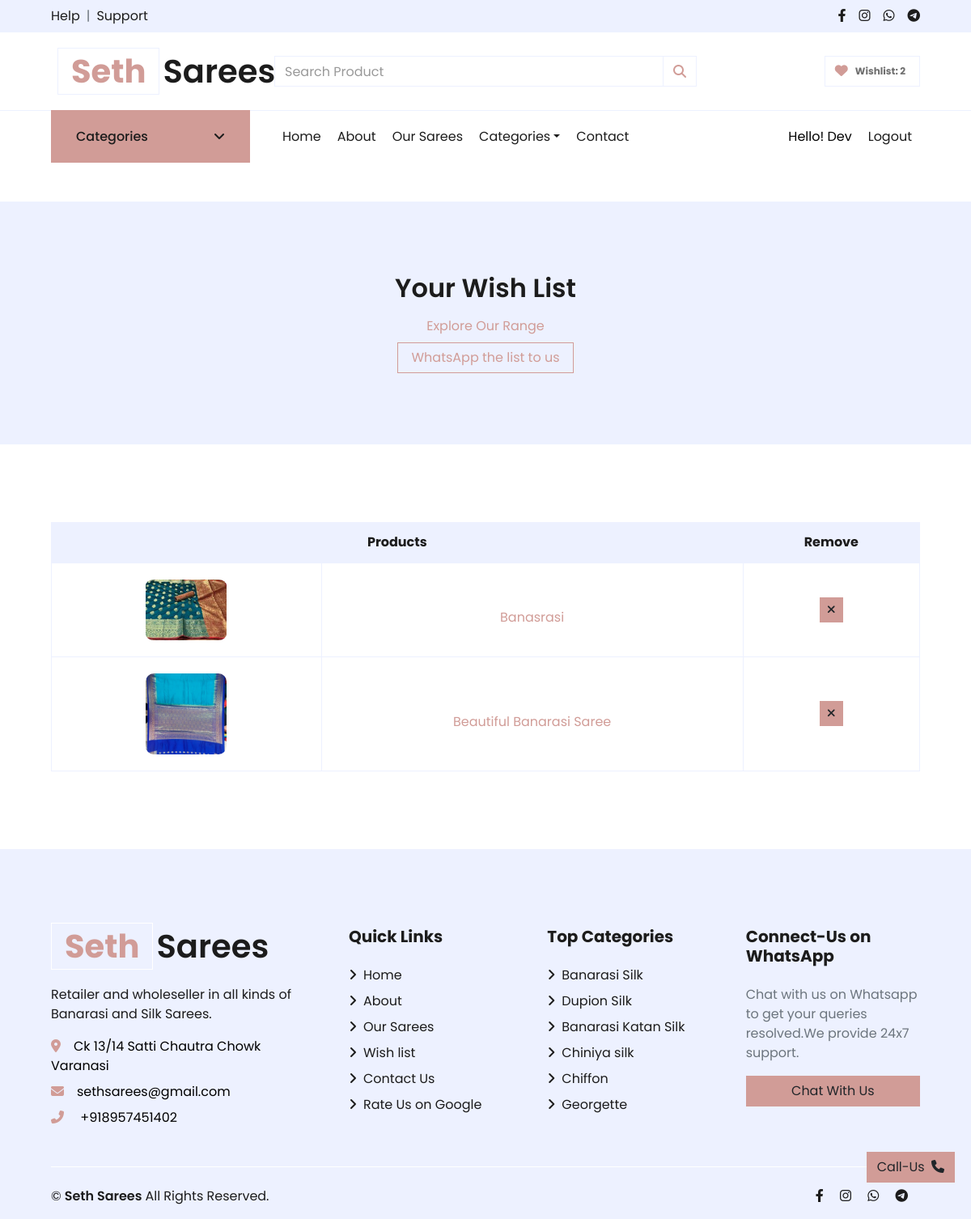
/wishlist (signed in), run on an earlier commit of the app's database.
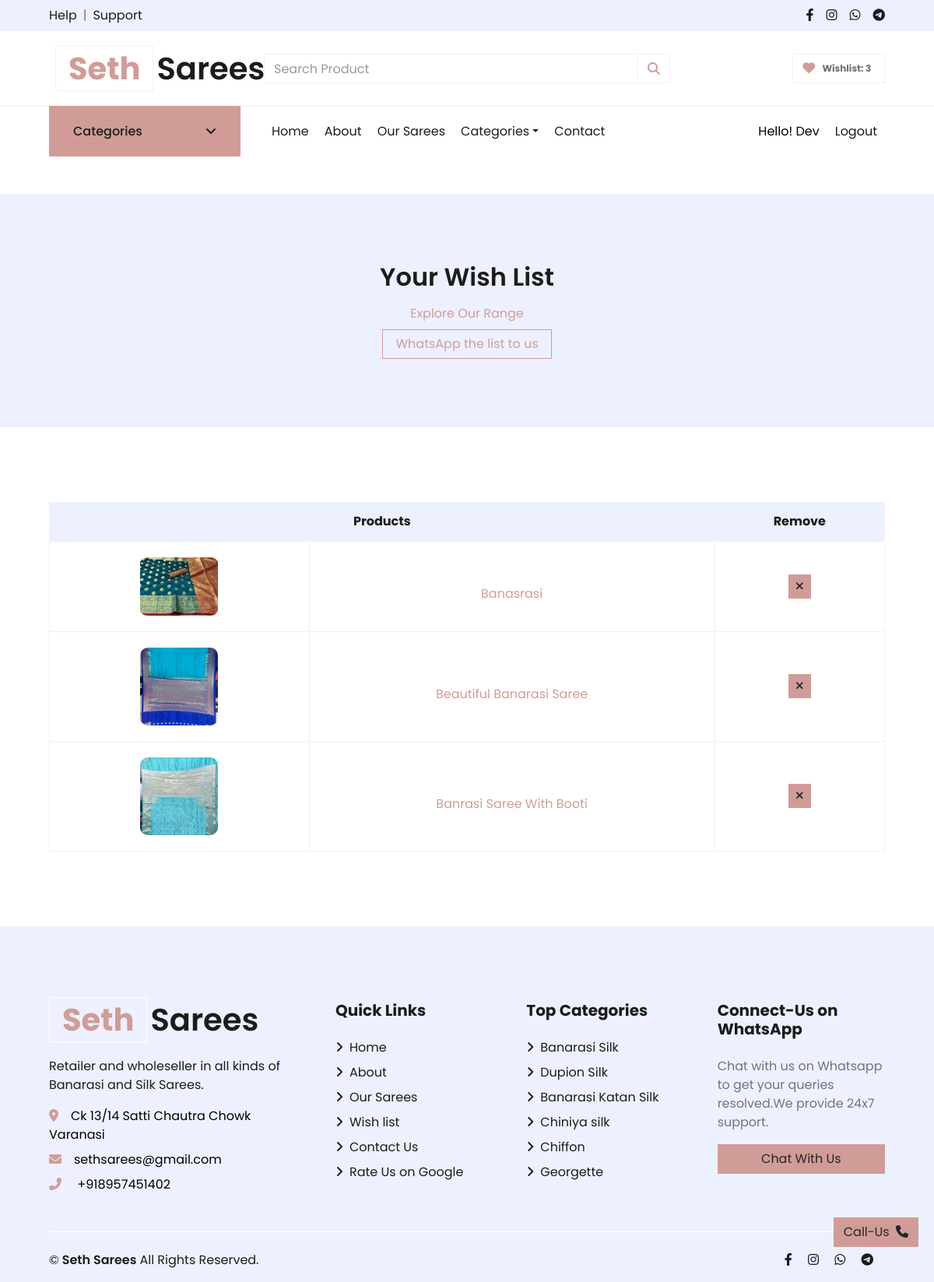
And on a later commit of the database.
### store/models/wishlist.py (models this page shows)
class Wishlist(models.Model):
    customer = models.ForeignKey(Customer, on_delete=models.CASCADE, default=1)
    product = models.ForeignKey(Product, on_delete=models.CASCADE, default=1)

### store/models/product.py (models this page shows, shortened)
class Product(models.Model):
    name = models.CharField(max_length=50)
    price = models.IntegerField(default=0)
    category = models.ForeignKey(Category, on_delete=models.CASCADE, default=1)
    description = models.TextField( default='' , null=True , blank=True)
    short_description= models.TextField( default='' , null=True , blank=True)
    image = models.ImageField(upload_to='uploads/products/')
    image1 = models.ImageField(upload_to='uploads/products/')
    image2 = models.ImageField(upload_to='uploads/products/')

### store/models/category.py (models this page shows, shortened)
class Category(models.Model):
    name = models.CharField(max_length=50)
    image = models.ImageField(default='',upload_to='uploads/category_img/')
    description = models.TextField( default='' , null=True , blank=True)
    def __str__(self):
        return self.name

### store/views/wishlist.py (the view, shortened to what this page needs)
# urls.py: path('wishlist',show_wishlist),
def show_wishlist(request):
    data=initial_data
    customer_id=request.session.get('customer')
    if(customer_id):
        customer=Customer.objects.get(id=customer_id)
        wishlist=Wishlist.objects.filter(customer=customer_id)
        wishlist_len=len(wishlist)
        data['wishlist']=wishlist
        data['customer_name']=customer.first_name+' '+customer.last_name
        data['wishlist_len']=wishlist_len
        data['title']="My Wishlist - Keep track of your favorite Silk and Banarasi Sarees in Varanasi"
        return render(request,'wishlist.html',data)

### store/templates/wishlist.html (shortened to what this page needs)
{% extends 'base.html' %}
{% load static %}
{% block content %}
    <div class="container-fluid bg-secondary mb-5">
        <div class="d-flex flex-column align-items-center justify-content-center" style="min-height: 300px">
            <h2 class="font-weight-semi-bold  mb-3">Your Wish List</h2>
            <div class="d-flex flex-column text-center align-items-center justify-content-center ">
                <p class="m-0 mb-2"><a href="/category">Explore Our Range</a></p>
                <p class="m-0">
                    <a  href="https://wa.me/{{phone_no}}?text= Hey I am {{customer_name}} and I have prepared my list on URL: {{ request.get_host }}/show-sent-list?customer_id={{request.session.customer}} kindly check it" target="_blank" class="btn btn-outline-primary px-3">WhatsApp the list to us</a>
                </p>
            </div>
        </div>
    </div>
    <div class="container-fluid pt-5">
        <div class="row px-xl-5">
            <div class="col-lg-12 table-responsive mb-5">
                <table class="table table-bordered text-center mb-0">
                    <thead class="bg-secondary text-dark">
                        <tr>
                            <th colspan="2">Products {{wishlist.length}}</th>
                            <th>Remove</th>
                        </tr>
                    </thead>
                    <tbody class="align-middle">
                        {%for entry in wishlist%}
                        <tr>
                            <td class=""><a href="/detail?product={{entry.product.id}}"><img src="{{entry.product.image.url}}" alt="" style="width: 100px;border-radius: 10%;"  class="m-2"></a> </td>
                            <td class="text-center pt-5" style="vertical-align: middle;"><a href="/detail?product={{entry.product.id}}"> <a href="/detail?product={{entry.product.id}}"><p> {{entry.product.name}}</p></a></td>
                            <td class="align-middle"><form action="/remove-item" method="POST">
                                <button type="submit" method="POST" class="btn btn-sm btn-primary"><i class="fa fa-times"></i></button></form>
                            </td>
                        </tr>
                        {%endfor%}
                    </tbody>
                </table>
            </div>
        </div>
    </div>
    {% endblock content%}

### store/templates/base.html (shortened to what the changed rows need)
<!DOCTYPE html>
<html lang="en">
    {% load static %}
<head>
    <link rel="stylesheet" href="https://cdnjs.cloudflare.com/ajax/libs/font-awesome/6.2.1/css/all.min.css" />
    <link href="{% static '/store/lib/owlcarousel/assets/owl.carousel.min.css' %}" rel="stylesheet">
    <link rel="stylesheet" href="https://unpkg.com/aos@next/dist/aos.css" />
    <link href="{% static '/store/css/style.css' %}" rel="stylesheet">
</head>
<body>
    <div class="container-fluid">
        <div class="row align-items-center py-3 px-xl-5">
            <div class="col-lg-3 d-none d-lg-block">
                <a href='/' class="text-decoration-none">
                    <h1 class="m-2 display-5 font-weight-semi-bold"><span class="text-primary font-weight-bold border px-3 mr-1">Seth</span>Sarees</h1>
                </a>
            </div>
            <div class="col-lg-3 col-5 text-right">
                <a href="/wishlist?next={{ request.get_full_path }}" class="btn border ">
                    <i class="fas fa-heart text-primary"></i>
                    <span class="badge">Wishlist: {{wishlist_len}}</span>
                </a>
            </div>
        </div>
    </div>
        {%block content%}
        {%endblock%}
    <footer class="container-fluid bg-secondary text-dark mt-5 pt-5">
        <div class="row px-xl-5 pt-5">
            <div class="col-lg-4 col-md-12 mb-5 pr-3 pr-xl-5">
                <a href="/" class="text-decoration-none">
                    <h1 class="mb-4 display-5 font-weight-semi-bold"><span class="text-primary font-weight-bold border border-white px-3 mr-1">Seth</span>Sarees</h1>
                </a>
            </div>
            <div class="col-lg-8 col-md-12">
                <div class="row">
                    <div class="col-md-4 mb-5">
                        <div class="d-flex flex-column justify-content-start">
                            {% for category in categories|slice:":6" %}
                            <a class="text-dark mb-2" href="/category?category={{category.id}}"><i class="fa fa-angle-right mr-2"></i>{{category}}</a>
                            {% endfor %}
                        </div>
                    </div>
                </div>
            </div>
        </div>
    </footer>
</body>

What changed in the data, as far as the page shows it:
added Wishlist: product.image (picture), product.name "Banrasi Saree With Booti"
Also different on the page:
{{ wishlist_len }}: "2" → "3"
